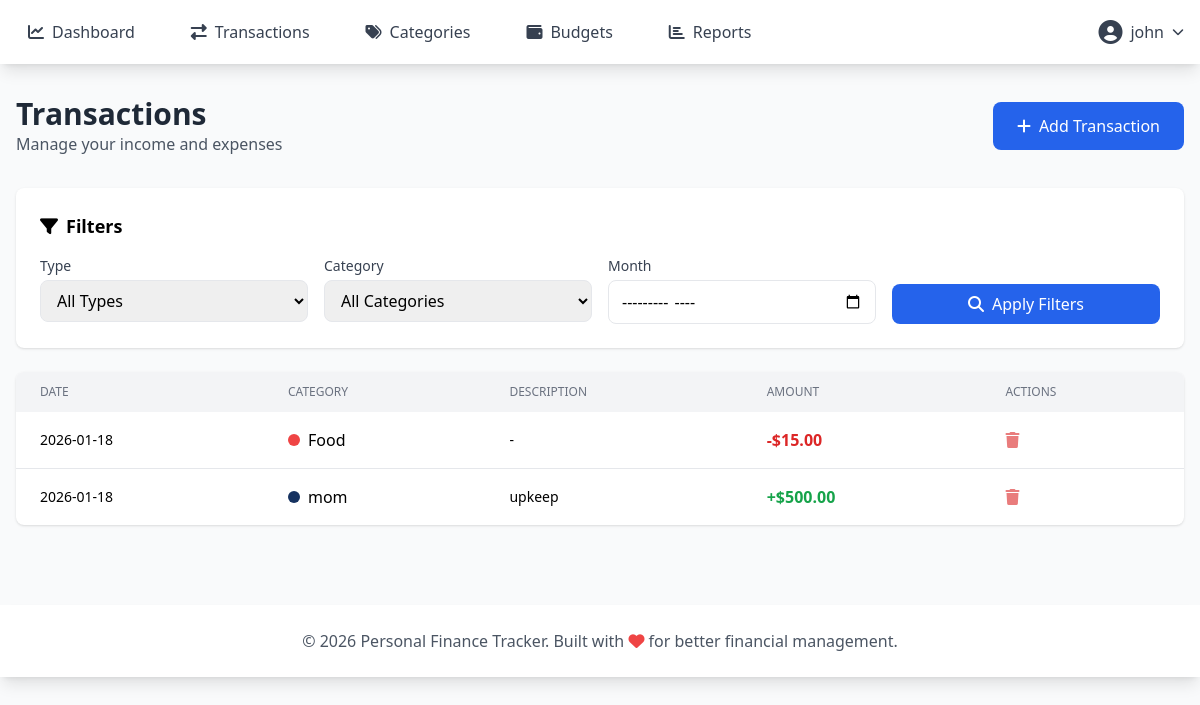
The page /transactions (signed in) on the database its author committed.
### tables this page shows
CREATE TABLE transactions (
            id INTEGER PRIMARY KEY AUTOINCREMENT,
            user_id INTEGER NOT NULL,
            category_id INTEGER NOT NULL,
            amount REAL NOT NULL,
            description TEXT,
            date DATE NOT NULL,
            created_at TIMESTAMP DEFAULT CURRENT_TIMESTAMP,
            FOREIGN KEY (user_id) REFERENCES users(id),
            FOREIGN KEY (category_id) REFERENCES categories(id)
        );

CREATE TABLE categories (
            id INTEGER PRIMARY KEY AUTOINCREMENT,
            user_id INTEGER NOT NULL,
            name TEXT NOT NULL,
            type TEXT NOT NULL CHECK(type IN ('income', 'expense')),
            color TEXT DEFAULT '#3B82F6',
            FOREIGN KEY (user_id) REFERENCES users(id),
            UNIQUE(user_id, name)
        );

### app.py (the view)
@app.route('/transactions')
@login_required
def transactions():
    user_id = session['user_id']
    conn = get_db()
    cursor = conn.cursor()
    category_filter = request.args.get('category', '')
    type_filter = request.args.get('type', '')
    month_filter = request.args.get('month', '')
    query = '''
        SELECT t.*, c.name as category_name, c.type as category_type, c.color
        FROM transactions t
        JOIN categories c ON t.category_id = c.id
        WHERE t.user_id = ?
    '''
    params = [user_id]
    if category_filter:
        query += ' AND c.id = ?'
        params.append(category_filter)
    if type_filter:
        query += ' AND c.type = ?'
        params.append(type_filter)
    if month_filter:
        query += ' AND strftime("%Y-%m", t.date) = ?'
        params.append(month_filter)
    query += ' ORDER BY t.date DESC, t.created_at DESC'
    all_transactions = cursor.execute(query, params).fetchall()
    categories = cursor.execute('''
        SELECT * FROM categories WHERE user_id = ? ORDER BY name
    ''', (user_id,)).fetchall()
    conn.close()
    return render_template('transactions.html',
                         transactions=all_transactions,
                         categories=categories)

### app.py (called while the page is built)
def get_db():
    conn = sqlite3.connect(DATABASE)
    conn.row_factory = sqlite3.Row
    return conn

def login_required(f):
    @wraps(f)
    def decorated_function(*args, **kwargs):
        if 'user_id' not in session:
            flash('Please log in to access this page.', 'warning')
            return redirect(url_for('login'))
        return f(*args, **kwargs)
    return decorated_function

### templates/transactions.html (shortened to what this page needs)
{% extends "base.html" %}
{% block content %}
<div class="mb-8">
    <div class="flex justify-between items-center">
        <div>
            <h1 class="text-3xl font-bold text-gray-800">Transactions</h1>
            <p class="text-gray-600">Manage your income and expenses</p>
        </div>
        <a href="{{ url_for('add_transaction') }}" class="bg-blue-600 text-white px-6 py-3 rounded-lg hover:bg-blue-700">
            <i class="fas fa-plus mr-2"></i>Add Transaction
        </a>
    </div>
</div>
<div class="card-hover bg-white rounded-lg shadow p-6 mb-6 fade-in">
    <h2 class="text-lg font-semibold mb-4"><i class="fas fa-filter mr-2"></i>Filters</h2>
    <form method="GET" class="grid grid-cols-1 md:grid-cols-4 gap-4">
        <div>
            <label class="block text-sm text-gray-700 mb-1">Type</label>
            <select name="type" class="filter-dropdown w-full px-3 py-2 border rounded-lg form-input">
                <option value="">All Types</option>
            </select>
        </div>
        <div>
            <label class="block text-sm text-gray-700 mb-1">Category</label>
            <select name="category" class="filter-dropdown w-full px-3 py-2 border rounded-lg form-input">
                <option value="">All Categories</option>
            </select>
        </div>
        <div>
            <label class="block text-sm text-gray-700 mb-1">Month</label>
            <input type="month" name="month" value="{{ request.args.get('month', '') }}"
                   class="month-selector w-full px-3 py-2 border rounded-lg form-input">
        </div>
        <div class="flex items-end">
            <button type="submit" class="btn-primary w-full bg-blue-600 text-white px-4 py-2 rounded-lg hover:bg-blue-700">
                <i class="fas fa-search mr-2"></i>Apply Filters
            </button>
        </div>
    </form>
</div>
<div class="bg-white rounded-lg shadow overflow-hidden">
    {% if transactions %}
    <table class="min-w-full">
        <thead class="bg-gray-100">
            <tr>
                <th class="px-6 py-3 text-left text-xs font-medium text-gray-500 uppercase">Date</th>
                <th class="px-6 py-3 text-left text-xs font-medium text-gray-500 uppercase">Category</th>
                <th class="px-6 py-3 text-left text-xs font-medium text-gray-500 uppercase">Description</th>
                <th class="px-6 py-3 text-left text-xs font-medium text-gray-500 uppercase">Amount</th>
                <th class="px-6 py-3 text-left text-xs font-medium text-gray-500 uppercase">Actions</th>
            </tr>
        </thead>
        <tbody class="divide-y divide-gray-200">
            {% for t in transactions %}
            <tr class="table-row stagger-item">
                <td class="px-6 py-4 whitespace-nowrap text-sm">{{ t.date }}</td>
                <td class="px-6 py-4 whitespace-nowrap">
                    <span class="inline-flex items-center">
                        <span class="category-badge w-3 h-3 rounded-full mr-2" style="background-color: {{ t.color }}"></span>
                        {{ t.category_name }}
                    </span>
                </td>
                <td class="px-6 py-4 text-sm">{{ t.description or '-' }}</td>
                <td class="px-6 py-4 whitespace-nowrap amount-display font-semibold {% if t.category_type == 'income' %}text-green-600{% else %}text-red-600{% endif %}">
                    {% if t.category_type == 'income' %}+{% else %}-{% endif %}${{ "%.2f"|format(t.amount) }}
                </td>
                <td class="px-6 py-4 whitespace-nowrap">
                    <a href="{{ url_for('delete_transaction', transaction_id=t.id) }}"
                       onclick="return confirm('Are you sure you want to delete this transaction?')"
                       class="delete-btn text-red-600 hover:text-red-800">
                        <i class="fas fa-trash"></i>
                    </a>
                </td>
            </tr>
            {% endfor %}
        </tbody>
    </table>
    {% else %}
    <div class="p-8 text-center text-gray-500">
        <i class="fas fa-inbox text-5xl mb-4"></i>
        <p>No transactions found. Add your first transaction to get started!</p>
    </div>
    {% endif %}
</div>
{% endblock %}

### static/style.css (style rules this page uses)
.fade-in { animation: fadeIn 0.6s ease-out; }
.card-hover { transition: all 0.3s cubic-bezier(0.4, 0, 0.2, 1); position: relative; overflow: hidden; }
.card-hover::before { content: ''; position: absolute; top: 0; left: -100%; width: 100%; height: 100%; background: linear-gradient( 90deg, transparent, rgba(255, 255, 255, 0.2), transparent ); transition: left 0.5s; }
.btn-primary { position: relative; overflow: hidden; transition: all 0.3s ease; }
.btn-primary::before { content: ''; position: absolute; top: 50%; left: 50%; width: 0; height: 0; border-radius: 50%; background: rgba(255, 255, 255, 0.3); transform: translate(-50%, -50%); transition: width 0.6s, height 0.6s; }
.table-row { transition: all 0.2s ease; }
.delete-btn { transition: all 0.2s ease; opacity: 0.6; }
.form-input { transition: all 0.3s ease; border: 2px solid #E5E7EB; }
.category-badge { transition: all 0.3s ease; cursor: pointer; }
html { scroll-behavior: smooth; }
.amount-display { font-variant-numeric: tabular-nums; transition: all 0.3s ease; }
.filter-dropdown { transition: all 0.3s ease; }
.month-selector { transition: all 0.3s ease; }
.stagger-item { animation: slideInRight 0.5s ease-out backwards; }
.stagger-item:nth-child(1) { animation-delay: 0.05s; }
.stagger-item:nth-child(2) { animation-delay: 0.1s; }

### rows shown on the page
transactions: date "2026-01-18", category_name "Food", description "-", amount "15.00"
transactions: date "2026-01-18", category_name "mom", description "upkeep", amount "500.00"

### other values the page prints
{{ session.username }} "john"
